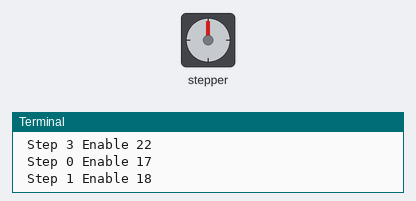
The program below on a simulated Raspberry Pi (BCM pin numbers). Shown: stepper motor, the last lines printed to the terminal. The stepper is drawn at 2048 steps a turn.

Above: at 0.12 s.
At 9.92 s:
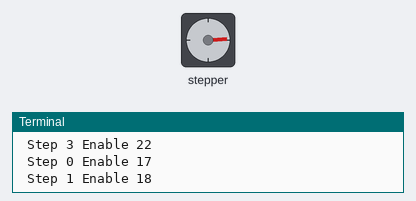
At 19.95 s:
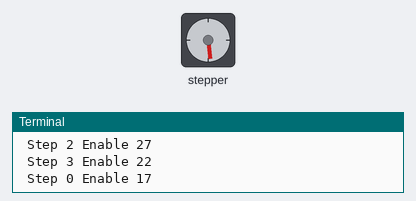
At 39.89 s:
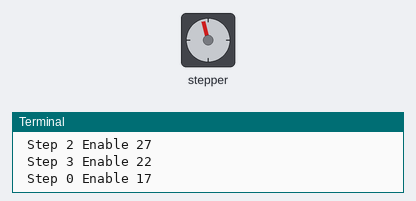
Timing chart, 0 to 40.0 s (numbered marks = the images above):
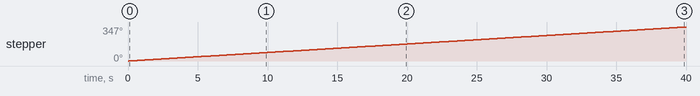

Measured:
- by itself, stepper: keeps turning clockwise at about 9°/s

The program:

ULN2003.py
```python
#-----------------------------------
# Name: bujindianji
# Created: 03/16/2014
#-----------------------------------
#!/usr/bin/env python

# Import required libraries
import time
import RPi.GPIO as GPIO

GPIO.setmode(GPIO.BCM)

StepPins = [17,18,27,22]

# Set all pins as output
for pin in StepPins:
  print "Setup pins"
  GPIO.setup(pin,GPIO.OUT)
  GPIO.output(pin, False)

# Define some settings
StepCounter = 0
WaitTime = 0.02

# Define simple sequence
StepCount1 = 4
Seq1 = []
Seq1 = range(0, StepCount1)
Seq1[0] = [1,0,0,0]
Seq1[1] = [0,1,0,0]
Seq1[2] = [0,0,1,0]
Seq1[3] = [0,0,0,1]

# Define advanced sequence
# as shown in manufacturers datasheet
StepCount2 = 8
Seq2 = []
Seq2 = range(0, StepCount2)
Seq2[0] = [1,0,0,0]
Seq2[1] = [1,1,0,0]
Seq2[2] = [0,1,0,0]
Seq2[3] = [0,1,1,0]
Seq2[4] = [0,0,1,0]
Seq2[5] = [0,0,1,1]
Seq2[6] = [0,0,0,1]
Seq2[7] = [1,0,0,1]

# Choose a sequence to use
Seq = Seq1
StepCount = StepCount1

# Start main loop
while 1==1:

  for pin in range(0, 4):
    xpin = StepPins[pin]
    if Seq[StepCounter][pin]!=0:
      print " Step %i Enable %i" %(StepCounter,xpin)
      GPIO.output(xpin, True)
    else:
      GPIO.output(xpin, False)

  StepCounter += 1

  # If we reach the end of the sequence
  # start again
  if (StepCounter==StepCount):
    StepCounter = 0
  if (StepCounter<0):
    StepCounter = StepCount

  # Wait before moving on
  time.sleep(WaitTime)
```
